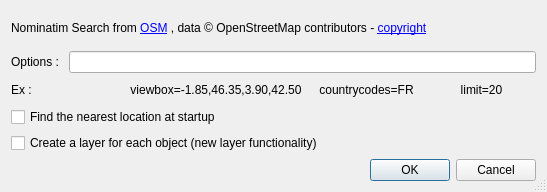
<?xml version="1.0" encoding="UTF-8"?>
<ui version="4.0">
 <class>ConfDialog</class>
 <widget class="QDialog" name="ConfDialog">
  <property name="windowModality">
   <enum>Qt::WindowModal</enum>
  </property>
  <property name="enabled">
   <bool>true</bool>
  </property>
  <property name="geometry">
   <rect>
    <x>0</x>
    <y>0</y>
    <width>547</width>
    <height>192</height>
   </rect>
  </property>
  <property name="sizePolicy">
   <sizepolicy hsizetype="Preferred" vsizetype="Preferred">
    <horstretch>0</horstretch>
    <verstretch>0</verstretch>
   </sizepolicy>
  </property>
  <property name="minimumSize">
   <size>
    <width>540</width>
    <height>150</height>
   </size>
  </property>
  <property name="windowTitle">
   <string>OSM place search plugin configuration</string>
  </property>
  <property name="sizeGripEnabled">
   <bool>true</bool>
  </property>
  <layout class="QVBoxLayout" name="verticalLayout_2">
   <item>
    <layout class="QHBoxLayout" name="horizontalLayout_4">
     <item>
      <widget class="QLabel" name="label_3">
       <property name="layoutDirection">
        <enum>Qt::RightToLeft</enum>
       </property>
       <property name="text">
        <string notr="true">&lt;p&gt;Nominatim Search from &lt;a href=&quot;https://operations.osmfoundation.org/policies/nominatim/&quot; target=&quot;_blank&quot;&gt;OSM&lt;/a&gt; &lt;img src=&quot;http://www.openstreetmap.org/assets/osm_logo.png&quot;&gt;, data © OpenStreetMap contributors - &lt;a href=&quot;http://www.openstreetmap.org/copyright&quot;&gt;copyright&lt;/a&gt;&lt;/p&gt;</string>
       </property>
       <property name="openExternalLinks">
        <bool>true</bool>
       </property>
      </widget>
     </item>
    </layout>
   </item>
   <item>
    <layout class="QVBoxLayout" name="verticalLayout">
     <item>
      <layout class="QHBoxLayout" name="horizontalLayout">
       <item>
        <widget class="QLabel" name="label">
         <property name="text">
          <string>Options : </string>
         </property>
         <property name="buddy">
          <cstring>editOptions</cstring>
         </property>
        </widget>
       </item>
       <item>
        <widget class="QLineEdit" name="editOptions">
         <property name="text">
          <string/>
         </property>
        </widget>
       </item>
      </layout>
     </item>
     <item>
      <layout class="QHBoxLayout" name="horizontalLayout_3">
       <item>
        <widget class="QLabel" name="lbEx">
         <property name="toolTip">
          <string/>
         </property>
         <property name="text">
          <string>Ex : </string>
         </property>
        </widget>
       </item>
       <item>
        <widget class="QPushButton" name="btnBox">
         <property name="toolTip">
          <string>Click here to pick exemple</string>
         </property>
         <property name="text">
          <string notr="true">viewbox=-1.85,46.35,3.90,42.50</string>
         </property>
         <property name="autoDefault">
          <bool>true</bool>
         </property>
         <property name="flat">
          <bool>true</bool>
         </property>
        </widget>
       </item>
       <item>
        <widget class="QPushButton" name="btnCountry">
         <property name="toolTip">
          <string>Click here to pick exemple</string>
         </property>
         <property name="text">
          <string notr="true">countrycodes=FR</string>
         </property>
         <property name="autoDefault">
          <bool>true</bool>
         </property>
         <property name="flat">
          <bool>true</bool>
         </property>
        </widget>
       </item>
       <item>
        <widget class="QPushButton" name="btnMax">
         <property name="toolTip">
          <string>Click here to pick exemple</string>
         </property>
         <property name="text">
          <string notr="true">limit=20</string>
         </property>
         <property name="autoDefault">
          <bool>true</bool>
         </property>
         <property name="flat">
          <bool>true</bool>
         </property>
        </widget>
       </item>
      </layout>
     </item>
     <item>
      <widget class="QCheckBox" name="cbStart">
       <property name="text">
        <string>Find the nearest location at startup</string>
       </property>
      </widget>
     </item>
    </layout>
   </item>
   <item>
    <widget class="QCheckBox" name="singleLayerCbx">
     <property name="text">
      <string>Create a layer for each object (new layer functionality)</string>
     </property>
    </widget>
   </item>
   <item>
    <widget class="QDialogButtonBox" name="buttonBox">
     <property name="orientation">
      <enum>Qt::Horizontal</enum>
     </property>
     <property name="standardButtons">
      <set>QDialogButtonBox::Cancel|QDialogButtonBox::Ok</set>
     </property>
    </widget>
   </item>
  </layout>
 </widget>
 <tabstops>
  <tabstop>editOptions</tabstop>
  <tabstop>cbStart</tabstop>
  <tabstop>buttonBox</tabstop>
 </tabstops>
 <resources/>
 <connections>
  <connection>
   <sender>buttonBox</sender>
   <signal>accepted()</signal>
   <receiver>ConfDialog</receiver>
   <slot>accept()</slot>
   <hints>
    <hint type="sourcelabel">
     <x>236</x>
     <y>128</y>
    </hint>
    <hint type="destinationlabel">
     <x>157</x>
     <y>149</y>
    </hint>
   </hints>
  </connection>
  <connection>
   <sender>buttonBox</sender>
   <signal>rejected()</signal>
   <receiver>ConfDialog</receiver>
   <slot>reject()</slot>
   <hints>
    <hint type="sourcelabel">
     <x>304</x>
     <y>128</y>
    </hint>
    <hint type="destinationlabel">
     <x>286</x>
     <y>149</y>
    </hint>
   </hints>
  </connection>
 </connections>
</ui>
